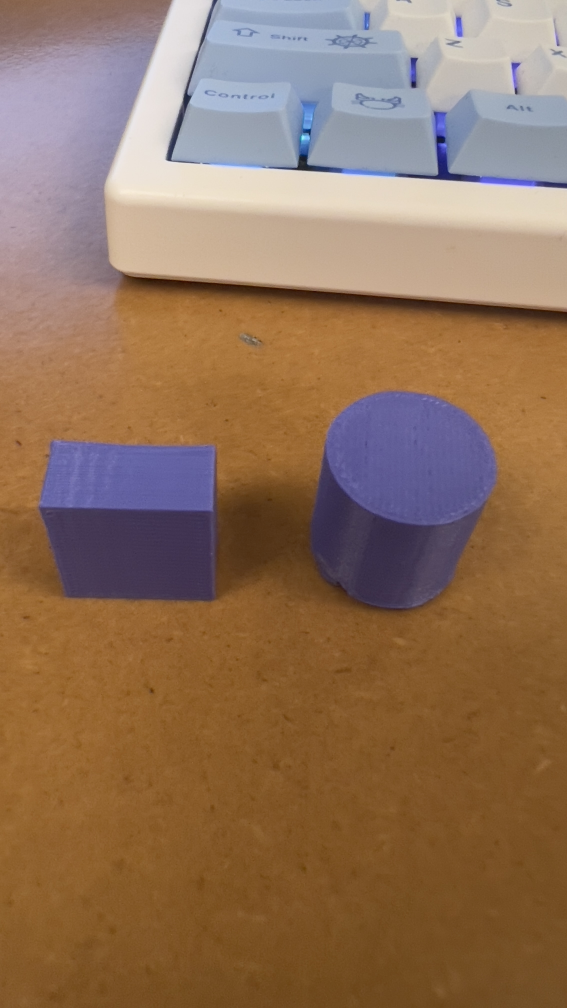
#> input picture object_sorter/datasets/objects/images/test/IMG_1152.jpg, 2268 x 4032 px (shown at 1/4 size)
$ python -i ros_cv_converter.py   (imports and definitions only)
#> lines starting #> are read from the running program, lines starting #| are printed output that depends on the picture
#!/usr/bin/env python3
import numpy as np
import cv2
from sensor_msgs.msg import Image

# ROS Image message encodings
# Reference: http://docs.ros.org/en/melodic/api/sensor_msgs/html/msg/Image.html
# Added here for convenience
class Encodings:
    RGB8 = "rgb8"
    RGBA8 = "rgba8"
    RGB16 = "rgb16"
    RGBA16 = "rgba16"
    BGR8 = "bgr8"
    BGRA8 = "bgra8"
    BGR16 = "bgr16"
    BGRA16 = "bgra16"
    MONO8 = "mono8"
    MONO16 = "mono16"
    TYPE_16UC1 = "16UC1"
    BAYER_RGGB8 = "bayer_rggb8"
    BAYER_BGGR8 = "bayer_bggr8"
    BAYER_GBRG8 = "bayer_gbrg8"
    BAYER_GRBG8 = "bayer_grbg8"
    YUV422 = "yuv422"

class CvBridge:
    """
    Custom implementation of cv_bridge using only OpenCV for Python 3.8.
    Converts between ROS Image messages and OpenCV images.
    """

    # Mapping between ROS image encodings and OpenCV formats
    ENCODINGS = {
        # RGB encodings
        "rgb8": (cv2.COLOR_RGB2BGR, np.uint8, 3),
        "rgba8": (cv2.COLOR_RGBA2BGRA, np.uint8, 4),
        "rgb16": (cv2.COLOR_RGB2BGR, np.uint16, 3),
        "rgba16": (cv2.COLOR_RGBA2BGRA, np.uint16, 4),

        # BGR encodings (OpenCV default)
        "bgr8": (None, np.uint8, 3),
        "bgra8": (None, np.uint8, 4),
        "bgr16": (None, np.uint16, 3),
        "bgra16": (None, np.uint16, 4),

        # Mono encodings
        "mono8": (None, np.uint8, 1),
        "mono16": (None, np.uint16, 1),

        # 16-bit depth encodings
        "16UC1": (None, np.uint16, 1),

        # Bayer encodings
        "bayer_rggb8": (cv2.COLOR_BayerBG2BGR, np.uint8, 1),
        "bayer_bggr8": (cv2.COLOR_BayerRG2BGR, np.uint8, 1),
        "bayer_gbrg8": (cv2.COLOR_BayerGR2BGR, np.uint8, 1),
        "bayer_grbg8": (cv2.COLOR_BayerGB2BGR, np.uint8, 1),

        # YUV encodings
        "yuv422": (cv2.COLOR_YUV2BGR_YUYV, np.uint8, 2),
    }

    @staticmethod
    def imgmsg_to_cv2(ros_image, desired_encoding="passthrough"):
        """
        Convert a ROS Image message to an OpenCV image.

        Args:
            ros_image (sensor_msgs.msg.Image): ROS Image message
            desired_encoding (str): The encoding of the output image (default: same as input)

        Returns:
            numpy.ndarray: OpenCV image
        """
        # Get source encoding
        src_encoding = ros_image.encoding

        # Check if encoding is known
        if src_encoding not in CvBridge.ENCODINGS:
            raise ValueError(f"Unsupported encoding: {src_encoding}")

        # Extract image data
        dtype = CvBridge.ENCODINGS[src_encoding][1]
        channels = CvBridge.ENCODINGS[src_encoding][2]

        # Create NumPy array from byte array
        if channels > 1:
            img = np.frombuffer(ros_image.data, dtype=dtype).reshape(
                ros_image.height, ros_image.width, channels)
        else:
            img = np.frombuffer(ros_image.data, dtype=dtype).reshape(
                ros_image.height, ros_image.width)

        # Apply color conversion if needed
        conversion = CvBridge.ENCODINGS[src_encoding][0]
        if conversion is not None:
            img = cv2.cvtColor(img, conversion)

        # Handle desired encoding if not passthrough
        if desired_encoding != "passthrough" and desired_encoding != src_encoding:
            if desired_encoding not in CvBridge.ENCODINGS:
                raise ValueError(f"Unsupported desired encoding: {desired_encoding}")

            # Convert to desired encoding
            if desired_encoding.startswith("mono") and not src_encoding.startswith("mono"):
                img = cv2.cvtColor(img, cv2.COLOR_BGR2GRAY)
            elif src_encoding.startswith("mono") and not desired_encoding.startswith("mono"):
                img = cv2.cvtColor(img, cv2.COLOR_GRAY2BGR)
            elif desired_encoding.startswith("rgb") and not src_encoding.startswith("rgb"):
                img = cv2.cvtColor(img, cv2.COLOR_BGR2RGB)
            elif desired_encoding.startswith("bgr") and not src_encoding.startswith("bgr"):
                img = cv2.cvtColor(img, cv2.COLOR_RGB2BGR)

        return img

    # [46 lines left out: function cv2_to_imgmsg, not called in this run]


# This class can be used as a drop-in replacement for cv_bridge
# with support for 16UC1 and other common ROS image encodings

# [2 lines not run here, left out]

>>> import cv2
>>> picture = cv2.imread('../datasets/objects/images/test/IMG_1152.jpg', cv2.IMREAD_GRAYSCALE)
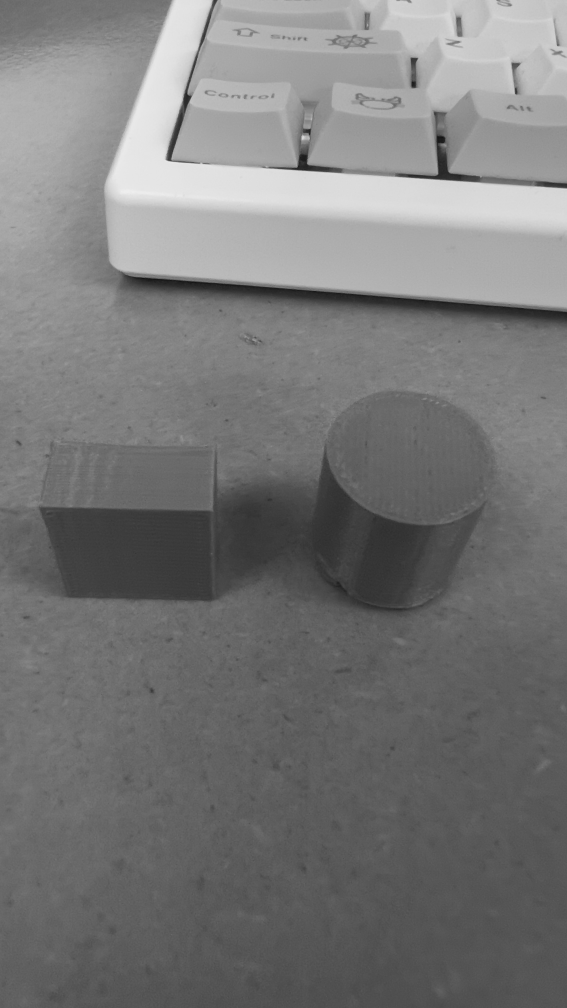
#> picture: shape (4032, 2268) (shown at 1/4 size); min 8, max 239, mean 120.1
>>> result = CvBridge().imgmsg_to_cv2(picture)
#> (the run stopped early here; a loop or call above may not have finished)

$ run again, on object_sorter/datasets/objects/images/test/IMG_1153.jpg
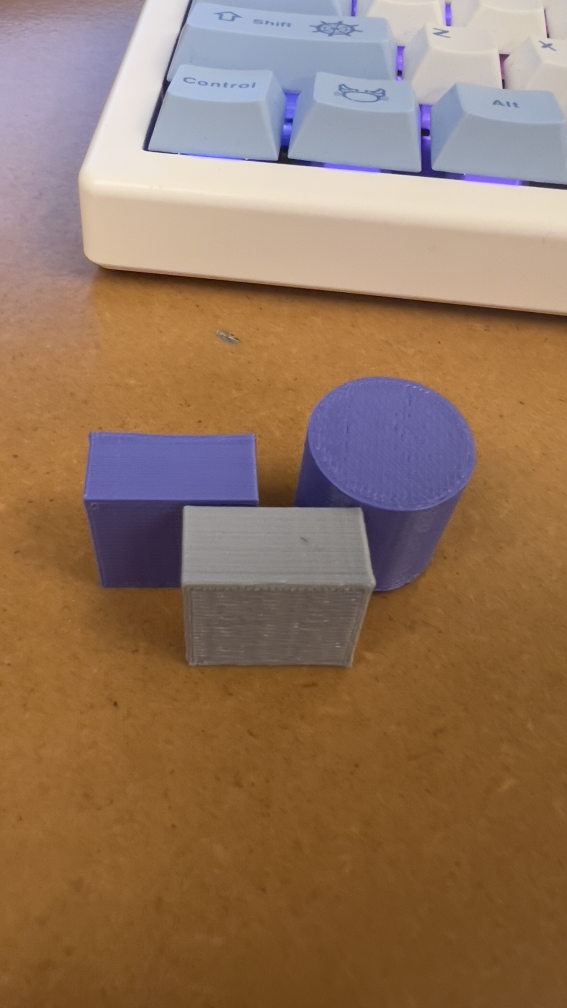
#> input picture object_sorter/datasets/objects/images/test/IMG_1153.jpg, 2268 x 4032 px (shown at 1/4 size)
#> `picture = cv2.imread('../datasets/objects/images/test/IMG_1152.jpg', c..`:
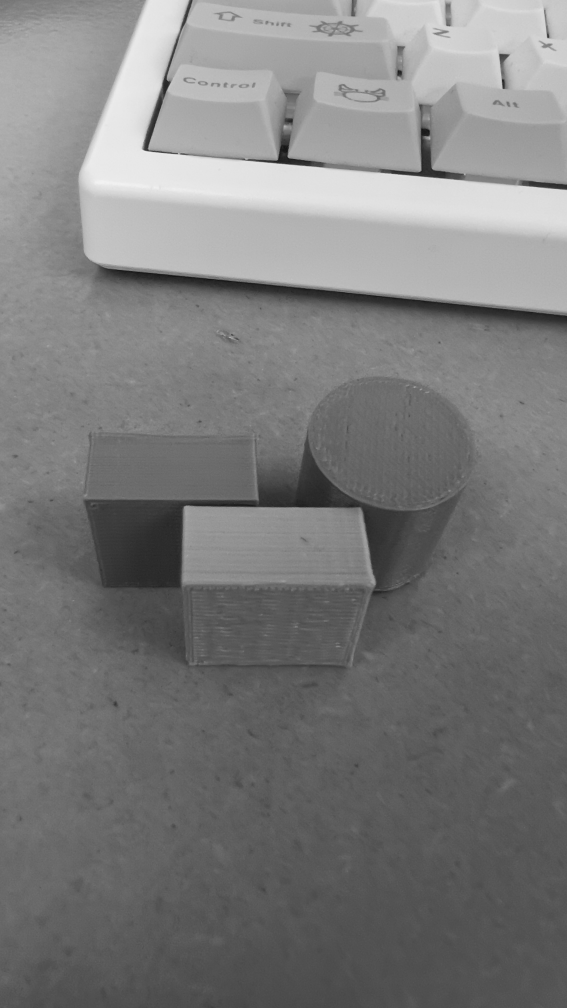
#> picture: shape (4032, 2268) (shown at 1/4 size); min 8, max 243, mean 123.5

$ run again, on object_sorter/datasets/objects/images/test/IMG_1154.jpg
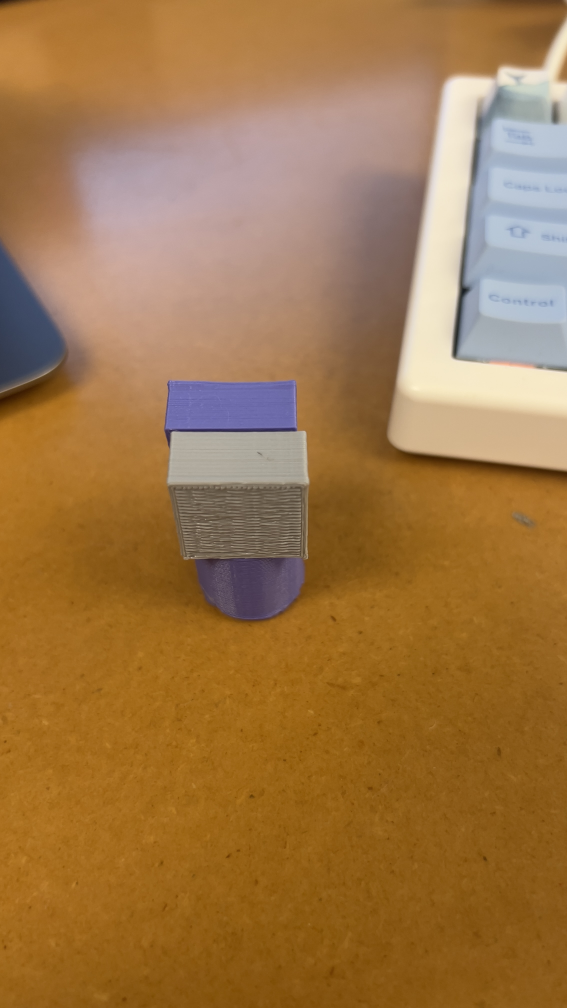
#> input picture object_sorter/datasets/objects/images/test/IMG_1154.jpg, 2268 x 4032 px (shown at 1/4 size)
#> `picture = cv2.imread('../datasets/objects/images/test/IMG_1152.jpg', c..`:
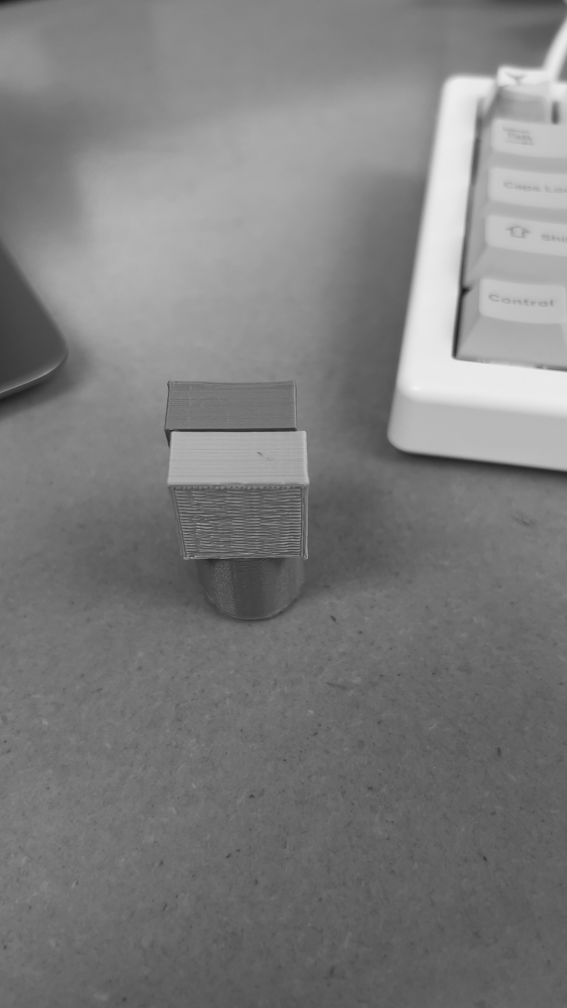
#> picture: shape (4032, 2268) (shown at 1/4 size); min 7, max 243, mean 125.3

$ run again, on object_sorter/datasets/objects/images/test/IMG_1155.jpg
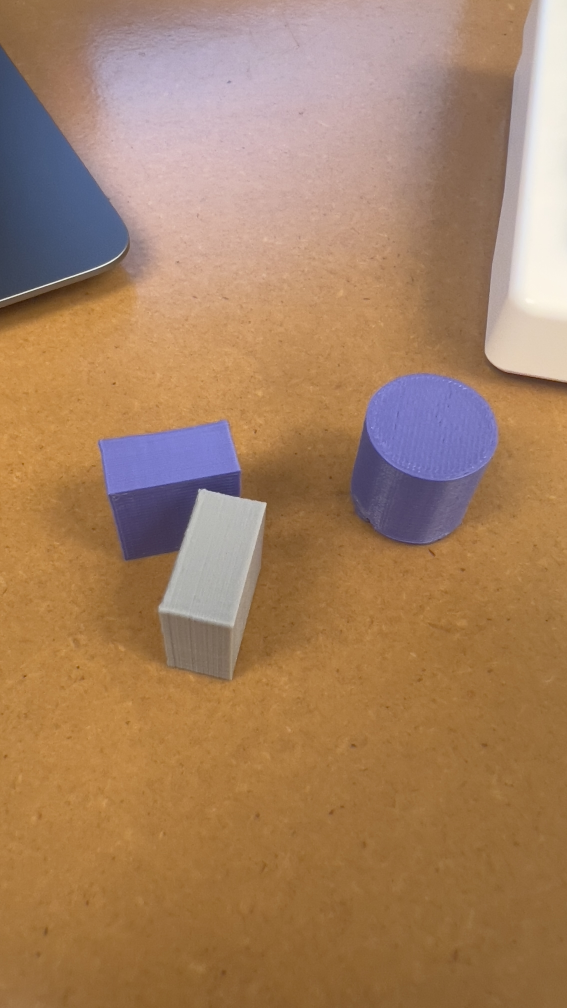
#> input picture object_sorter/datasets/objects/images/test/IMG_1155.jpg, 2268 x 4032 px (shown at 1/4 size)
#> `picture = cv2.imread('../datasets/objects/images/test/IMG_1152.jpg', c..`:
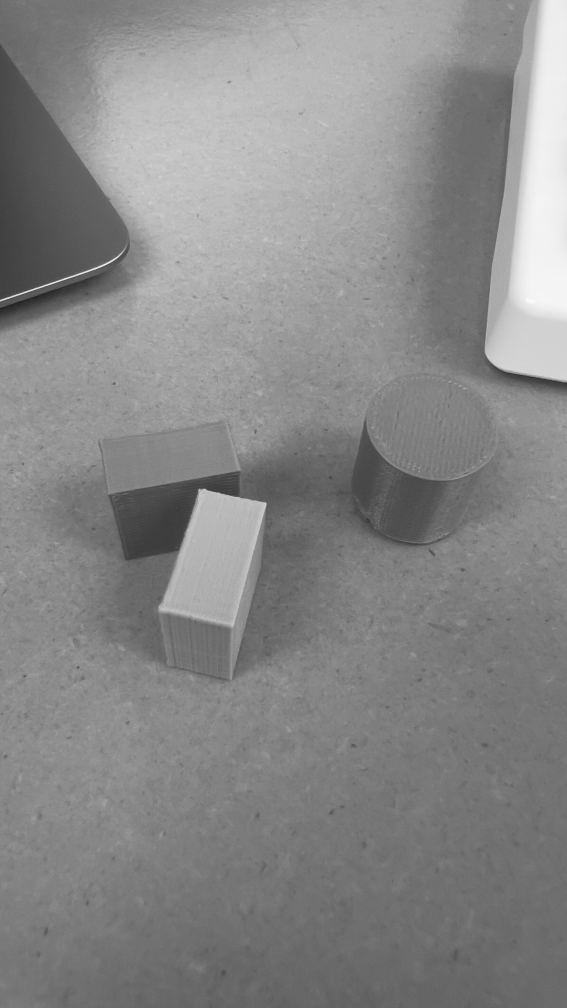
#> picture: shape (4032, 2268) (shown at 1/4 size); min 14, max 250, mean 135.9
